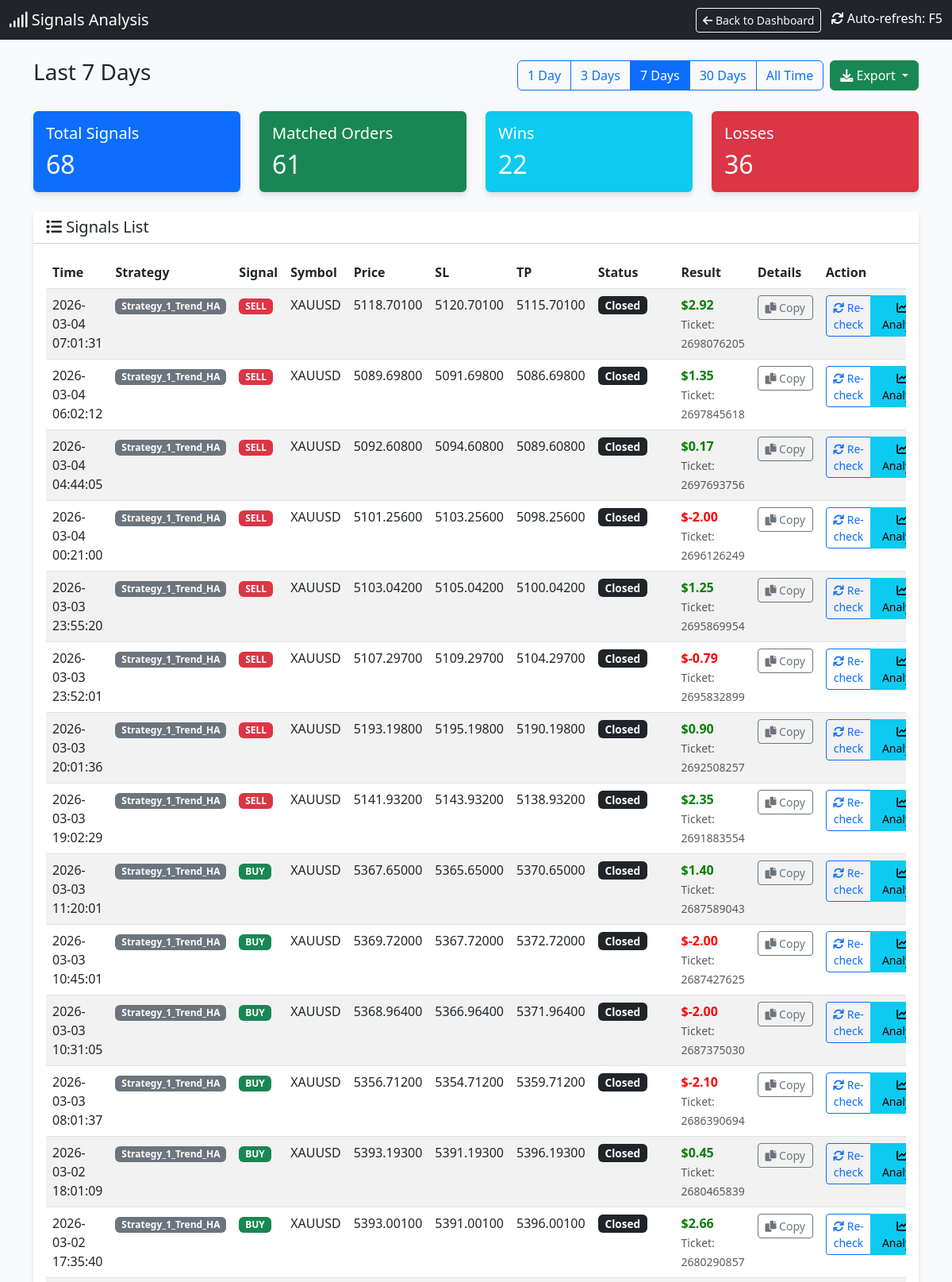
The app's page /signals (upper part) with its own data.
### tables this page shows
CREATE TABLE signals (
                id INTEGER PRIMARY KEY AUTOINCREMENT,
                timestamp DATETIME DEFAULT CURRENT_TIMESTAMP,
                strategy_name TEXT,
                symbol TEXT,
                signal_type TEXT,
                price REAL,
                sl REAL,
                tp REAL,
                indicators TEXT,
                status TEXT,
                account_id INTEGER DEFAULT 0
            );

CREATE TABLE orders (
                ticket INTEGER PRIMARY KEY,
                strategy_name TEXT,
                symbol TEXT,
                order_type TEXT,
                volume REAL,
                open_price REAL,
                sl REAL,
                tp REAL,
                open_time DATETIME,
                close_price REAL,
                profit REAL,
                comment TEXT,
                account_id INTEGER DEFAULT 0
            );

### dashboard.py (the view)
@app.route('/signals')
def signals_page():
    cur = get_db().cursor()
    days_param = request.args.get('days', '7')  # Default 7 days
    if days_param == "all":
        days = 36500
        filter_label = "All Time"
    else:
        try:
            days = int(days_param)
            filter_label = f"Last {days} Days"
        except:
            days = 7
            filter_label = "Last 7 Days"
    cutoff_date = datetime.now() - timedelta(days=days)
    cutoff_str = cutoff_date.strftime("%Y-%m-%d %H:%M:%S")
    cur.execute("SELECT * FROM signals WHERE timestamp >= ? ORDER BY timestamp DESC", (cutoff_str,))
    signals = cur.fetchall()
    signals_with_status = []
    for sig in signals:
        signal_dict = dict(sig)
        try:
            sig_timestamp = sig['timestamp']
            if isinstance(sig_timestamp, str):
                try:
                    sig_time = datetime.strptime(sig_timestamp, '%Y-%m-%d %H:%M:%S')
                except:
                    try:
                        sig_time = datetime.strptime(sig_timestamp, '%Y-%m-%d %H:%M:%S.%f')
                    except:
                        sig_time = datetime.fromisoformat(sig_timestamp.replace('Z', '+00:00'))
            else:
                sig_time = datetime.fromtimestamp(sig_timestamp)
            time_lower = (sig_time - timedelta(seconds=30)).strftime('%Y-%m-%d %H:%M:%S')
            time_upper = (sig_time + timedelta(seconds=30)).strftime('%Y-%m-%d %H:%M:%S')
        except Exception as e:
            time_lower = None
            time_upper = None
        matching_order = None
        if time_lower and time_upper:
            try:
                cur.execute("""
                    SELECT * FROM orders
                    WHERE strategy_name = ?
                    AND symbol = ?
                    AND order_type = ?
                    AND open_time BETWEEN ? AND ?
                    ORDER BY ABS(open_price - ?) ASC
                    LIMIT 1
                """, (sig['strategy_name'], sig['symbol'], sig['signal_type'], time_lower, time_upper, sig['price']))
                matching_order = cur.fetchone()
            except Exception as e:
                pass
        if matching_order:
            signal_dict['order_ticket'] = matching_order['ticket']
            signal_dict['order_profit'] = matching_order['profit']
            signal_dict['order_status'] = 'closed' if matching_order['profit'] is not None else 'open'
            signal_dict['has_order'] = True
        else:
            signal_dict['order_ticket'] = None
            signal_dict['order_profit'] = None
            signal_dict['order_status'] = 'not_found'
            signal_dict['has_order'] = False
        signals_with_status.append(signal_dict)
    total_signals = len(signals_with_status)
    matched_orders = len([s for s in signals_with_status if s['has_order']])
    wins = len([s for s in signals_with_status if s['has_order'] and s['order_profit'] is not None and s['order_profit'] > 0])
    losses = len([s for s in signals_with_status if s['has_order'] and s['order_profit'] is not None and s['order_profit'] < 0])
    cur.execute("SELECT DISTINCT strategy_name FROM orders ORDER BY strategy_name")
    strategies = [row['strategy_name'] for row in cur.fetchall()]
    return render_template('signals.html',
                         signals=signals_with_status,
                         total_signals=total_signals,
                         matched_orders=matched_orders,
                         wins=wins,
                         losses=losses,
                         current_filter=days_param,
                         filter_label=filter_label,
                         strategies=strategies)

### dashboard.py (called while the page is built)
def get_db():
    db = getattr(g, '_database', None)
    if db is None:
        db = g._database = sqlite3.connect(DB_PATH)
        db.row_factory = sqlite3.Row
    return db

@app.teardown_appcontext
def close_connection(exception):
    db = getattr(g, '_database', None)
    if db is not None:
        db.close()

def format_vn_time(value):
    if not value:
        return ""
    try:
        if isinstance(value, str):
            try:
                dt = datetime.strptime(value, "%Y-%m-%d %H:%M:%S")
            except ValueError:
                try:
                    dt = datetime.strptime(value, "%Y-%m-%d %H:%M:%S.%f")
                except ValueError:
                    dt = datetime.strptime(value, "%Y-%m-%d %H:%M")
        else:
            dt = value
        vn_time = dt + timedelta(hours=7)
        res = vn_time.strftime("%Y-%m-%d %H:%M:%S")
        return res
    except Exception as e:
        print(f"DEBUG: Error parsing '{value}': {e}")
        return value # Return original on error

### templates/signals.html (shortened to what this page needs)
<!DOCTYPE html>
<html lang="en">
<head>
    <link href="https://cdn.jsdelivr.net/npm/bootstrap@5.3.0/dist/css/bootstrap.min.css" rel="stylesheet">
    <link href="https://cdnjs.cloudflare.com/ajax/libs/font-awesome/6.0.0/css/all.min.css" rel="stylesheet">
</head>
<body>
    <nav class="navbar navbar-dark bg-dark mb-4">
        <div class="container-fluid">
            <span class="navbar-brand mb-0 h1"><i class="fas fa-signal"></i> Signals Analysis</span>
            <div>
                <a href="/" class="btn btn-outline-light btn-sm me-2">
                    <i class="fas fa-arrow-left"></i> Back to Dashboard
                </a>
                <span class="text-white"><i class="fas fa-sync"></i> Auto-refresh: F5</span>
            </div>
        </div>
    </nav>
    <div class="container mb-4">
        <div class="d-flex justify-content-between align-items-center">
            <h3>{{ filter_label }}</h3>
            <div class="d-flex gap-2">
                <div class="btn-group" role="group">
                    <a href="/signals?days=1" class="btn btn-outline-primary {% if current_filter == '1' %}active{% endif %}">1 Day</a>
                    <a href="/signals?days=3" class="btn btn-outline-primary {% if current_filter == '3' %}active{% endif %}">3 Days</a>
                    <a href="/signals?days=7" class="btn btn-outline-primary {% if current_filter == '7' %}active{% endif %}">7 Days</a>
                    <a href="/signals?days=30" class="btn btn-outline-primary {% if current_filter == '30' %}active{% endif %}">30 Days</a>
                    <a href="/signals?days=all" class="btn btn-outline-primary {% if current_filter == 'all' %}active{% endif %}">All Time</a>
                </div>
                <div class="btn-group" role="group">
                    <button type="button" class="btn btn-success dropdown-toggle" data-bs-toggle="dropdown" aria-expanded="false" title="Export to CSV">
                        <i class="fas fa-download"></i> Export
                    </button>
                </div>
            </div>
        </div>
    </div>
    <div class="container">
        <div class="row mb-4">
            <div class="col-md-3">
                <div class="card bg-primary text-white">
                    <div class="card-body">
                        <h5 class="card-title">Total Signals</h5>
                        <h2 class="card-text">{{ total_signals }}</h2>
                    </div>
                </div>
            </div>
            <div class="col-md-3">
                <div class="card bg-success text-white">
                    <div class="card-body">
                        <h5 class="card-title">Matched Orders</h5>
                        <h2 class="card-text">{{ matched_orders }}</h2>
                    </div>
                </div>
            </div>
            <div class="col-md-3">
                <div class="card bg-info text-white">
                    <div class="card-body">
                        <h5 class="card-title">Wins</h5>
                        <h2 class="card-text">{{ wins }}</h2>
                    </div>
                </div>
            </div>
            <div class="col-md-3">
                <div class="card bg-danger text-white">
                    <div class="card-body">
                        <h5 class="card-title">Losses</h5>
                        <h2 class="card-text">{{ losses }}</h2>
                    </div>
                </div>
            </div>
        </div>
        <div class="card">
            <div class="card-header bg-white">
                <h5 class="mb-0"><i class="fas fa-list"></i> Signals List</h5>
            </div>
            <div class="card-body">
                <div class="table-responsive">
                    <table class="table table-hover table-striped">
                        <thead>
                            <tr>
                                <th>Time</th>
                                <th>Strategy</th>
                                <th>Signal</th>
                                <th>Symbol</th>
                                <th>Price</th>
                                <th>SL</th>
                                <th>TP</th>
                                <th>Status</th>
                                <th>Result</th>
                                <th>Details</th>
                                <th>Action</th>
                            </tr>
                        </thead>
                        <tbody>
                            {% for sig in signals %}
                            <tr class="signal-row" id="signal-row-{{ sig.id }}">
                                <td>{{ sig.timestamp | to_vn_time }}</td>
                                <td><span class="badge bg-secondary">{{ sig.strategy_name }}</span></td>
                                <td>
                                    {% if sig.signal_type == 'BUY' %}
                                    <span class="badge badge-buy">BUY</span>
                                    {% else %}
                                    <span class="badge badge-sell">SELL</span>
                                    {% endif %}
                                </td>
                                <td>{{ sig.symbol }}</td>
                                <td>{{ "%.5f"|format(sig.price) }}</td>
                                <td>{{ "%.5f"|format(sig.sl) if sig.sl else '-' }}</td>
                                <td>{{ "%.5f"|format(sig.tp) if sig.tp else '-' }}</td>
                                <td id="status-{{ sig.id }}">
                                    {% if sig.has_order %}
                                        {% if sig.order_status == 'closed' %}
                                            <span class="badge bg-dark status-badge">Closed</span>
                                        {% else %}
                                            <span class="badge bg-warning status-badge">Open</span>
                                        {% endif %}
                                    {% else %}
                                        <span class="badge bg-secondary status-badge">Not Found</span>
                                    {% endif %}
                                </td>
                                <td id="result-{{ sig.id }}">
                                    {% if sig.has_order and sig.order_profit is not none %}
                                        <span class="{% if sig.order_profit >= 0 %}profit-pos{% else %}profit-neg{% endif %}">
                                            ${{ "%.2f"|format(sig.order_profit) }}
                                        </span>
                                        <br>
                                        <small class="text-muted">Ticket: {{ sig.order_ticket }}</small>
                                    {% elif sig.has_order %}
                                        <span class="text-muted">Running...</span>
                                    {% else %}
                                        <span class="text-muted">-</span>
                                    {% endif %}
                                </td>
                                <td id="details-{{ sig.id }}">
                                    <button class="btn btn-sm btn-outline-secondary copy-details-btn"
                                            data-signal-id="{{ sig.id }}"
                                            data-signal-data='{{ sig|tojson }}'
                                            title="Copy signal details">
                                        <i class="fas fa-copy"></i> Copy
                                    </button>
                                </td>
                                <td id="action-{{ sig.id }}">
                                    <div class="btn-group" role="group">
                                        {% if not sig.has_order %}
                                            <button class="btn btn-sm btn-primary check-mt5-btn" data-signal-id="{{ sig.id }}">
                                                <i class="fas fa-search"></i> Check MT5
                                            </button>
                                        {% else %}
                                            <button class="btn btn-sm btn-outline-primary check-mt5-btn" data-signal-id="{{ sig.id }}">
                                                <i class="fas fa-sync"></i> Re-check
                                            </button>
                                        {% endif %}
                                        <button class="btn btn-sm btn-info analyze-signal-btn" data-signal-id="{{ sig.id }}" title="Analyze signal">
                                            <i class="fas fa-chart-line"></i> Analyze
                                        </button>
                                    </div>
                                </td>
                            </tr>
                            {% endfor %}
                        </tbody>
                    </table>
                </div>
            </div>
        </div>
    </div>
</body>
</html>

### templates/signals.html (style rules this page uses)
body { background-color: #f8f9fa; }
.card { box-shadow: 0 4px 6px rgba(0, 0, 0, 0.1); border: none; }
.profit-pos { color: green; font-weight: bold; }
.profit-neg { color: red; font-weight: bold; }
.badge-buy { background-color: #198754; }
.badge-sell { background-color: #dc3545; }
.status-badge { font-size: 0.85em; padding: 0.35em 0.65em; }
.signal-row { transition: background-color 0.2s; }
.copy-details-btn { min-width: 70px; }
.analyze-signal-btn { min-width: 80px; }

### records on screen
signals: timestamp|to_vn_time "2026-03-04 07:01:31", strategy_name "Strategy_1_Trend_HA", symbol "XAUUSD", price "5118.70100", sl "5120.70100", tp "5115.70100"
orders: order_profit "2.92", order_ticket "2698076205"
signals: timestamp|to_vn_time "2026-03-04 06:02:12", strategy_name "Strategy_1_Trend_HA", symbol "XAUUSD", price "5089.69800", sl "5091.69800", tp "5086.69800"
orders: order_profit "1.35", order_ticket "2697845618"
signals: timestamp|to_vn_time "2026-03-04 04:44:05", strategy_name "Strategy_1_Trend_HA", symbol "XAUUSD", price "5092.60800", sl "5094.60800", tp "5089.60800"
orders: order_profit "0.17", order_ticket "2697693756"
signals: timestamp|to_vn_time "2026-03-04 00:21:00", strategy_name "Strategy_1_Trend_HA", symbol "XAUUSD", price "5101.25600", sl "5103.25600", tp "5098.25600"
orders: order_profit "-2.00", order_ticket "2696126249"
signals: timestamp|to_vn_time "2026-03-03 23:55:20", strategy_name "Strategy_1_Trend_HA", symbol "XAUUSD", price "5103.04200", sl "5105.04200", tp "5100.04200"
orders: order_profit "1.25", order_ticket "2695869954"
signals: timestamp|to_vn_time "2026-03-03 23:52:01", strategy_name "Strategy_1_Trend_HA", symbol "XAUUSD", price "5107.29700", sl "5109.29700", tp "5104.29700"
orders: order_profit "-0.79", order_ticket "2695832899"
signals: timestamp|to_vn_time "2026-03-03 20:01:36", strategy_name "Strategy_1_Trend_HA", symbol "XAUUSD", price "5193.19800", sl "5195.19800", tp "5190.19800"
orders: order_profit "0.90", order_ticket "2692508257"
signals: timestamp|to_vn_time "2026-03-03 19:02:29", strategy_name "Strategy_1_Trend_HA", symbol "XAUUSD", price "5141.93200", sl "5143.93200", tp "5138.93200"
orders: order_profit "2.35", order_ticket "2691883554"
signals: timestamp|to_vn_time "2026-03-03 11:20:01", strategy_name "Strategy_1_Trend_HA", symbol "XAUUSD", price "5367.65000", sl "5365.65000", tp "5370.65000"
orders: order_profit "1.40", order_ticket "2687589043"
signals: timestamp|to_vn_time "2026-03-03 10:45:01", strategy_name "Strategy_1_Trend_HA", symbol "XAUUSD", price "5369.72000", sl "5367.72000", tp "5372.72000"
orders: order_profit "-2.00", order_ticket "2687427625"
signals: timestamp|to_vn_time "2026-03-03 10:31:05", strategy_name "Strategy_1_Trend_HA", symbol "XAUUSD", price "5368.96400", sl "5366.96400", tp "5371.96400"
orders: order_profit "-2.00", order_ticket "2687375030"
signals: timestamp|to_vn_time "2026-03-03 08:01:37", strategy_name "Strategy_1_Trend_HA", symbol "XAUUSD", price "5356.71200", sl "5354.71200", tp "5359.71200"
orders: order_profit "-2.10", order_ticket "2686390694"
signals: timestamp|to_vn_time "2026-03-02 18:01:09", strategy_name "Strategy_1_Trend_HA", symbol "XAUUSD", price "5393.19300", sl "5391.19300", tp "5396.19300"
orders: order_profit "0.45", order_ticket "2680465839"
signals: timestamp|to_vn_time "2026-03-02 17:35:40", strategy_name "Strategy_1_Trend_HA", symbol "XAUUSD", price "5393.00100", sl "5391.00100", tp "5396.00100"
orders: order_profit "2.66", order_ticket "2680290857"

### other values on screen
{{ filter_label }} "Last 7 Days"
{{ total_signals }} "68"
{{ matched_orders }} "61"
{{ wins }} "22"
{{ losses }} "36"
